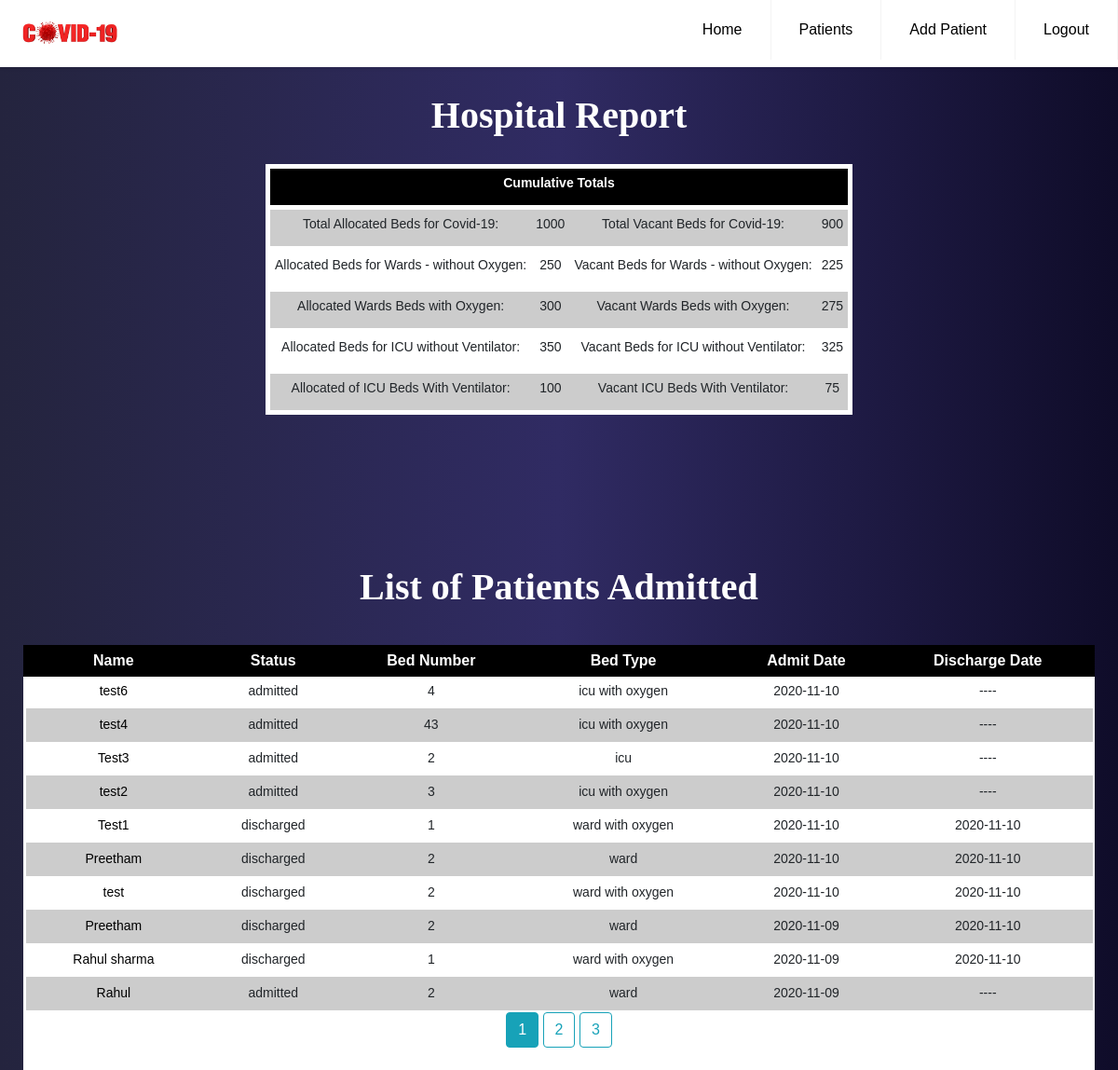
Page /patients on the committed database.
### models.py (models this page shows, shortened)
class Hospital(db.Model):
    id = db.Column(db.Integer, primary_key=True)
    name = db.Column(db.String(100), nullable=False)
    area = db.Column(db.String(100), nullable=False)
    district = db.Column(db.String(100), nullable=False)
    state = db.Column(db.String(100), nullable=False)
    total_beds = db.Column(db.Integer, nullable=False)
    available_beds = db.Column(db.Integer, nullable=False)
    total_ward_beds = db.Column(db.Integer, nullable=False)
    available_ward_beds = db.Column(db.Integer, nullable=False)
    total_ward_beds_with_oxygen = db.Column(db.Integer, nullable=False)
    available_ward_beds_with_oxygen = db.Column(db.Integer, nullable=False)
    total_icu_beds = db.Column(db.Integer, nullable=False)
    available_icu_beds = db.Column(db.Integer, nullable=False)
    total_icu_beds_with_oxygen = db.Column(db.Integer, nullable=False)
    available_icu_beds_with_oxygen = db.Column(db.Integer, nullable=False)
    beds = db.relationship('Bed', backref='hospital', lazy=True)

class Patient(db.Model):
    id = db.Column(db.Integer, primary_key=True)
    name = db.Column(db.String(100), nullable=False)
    age = db.Column(db.Integer, nullable=False)
    gender = db.Column(db.String(10), nullable=False)
    status = db.Column(db.String(10), nullable=False)
    admit_date = db.Column(db.DateTime, nullable=False, default=datetime.utcnow)
    discharge_date = db.Column(db.DateTime, nullable=True)
    phone = db.Column(db.Integer, nullable=False)
    address = db.Column(db.Text, nullable=False)
    blood_group = db.Column(db.String(20), nullable=False)
    bed_id = db.Column(db.Integer, db.ForeignKey('bed.id'), nullable=False)

class Bed(db.Model):
    id = db.Column(db.Integer, primary_key=True)
    bed_number = db.Column(db.Integer, nullable=False)
    bed_type = db.Column(db.String(100), nullable=False)
    cost = db.Column(db.Integer, nullable=False)
    hospital_id = db.Column(db.Integer, db.ForeignKey('hospital.id'), nullable=False)
    patients = db.relationship('Patient', backref='bed', lazy=True)

### app.py (the view)
@app.route('/patients')
def patient_list():
    hospital = Hospital.query.first()
    page = request.args.get('page', 1, type=int)
    patients = Patient.query.order_by(Patient.admit_date.desc()).paginate(per_page=10, page=page)
    return render_template('patient.html', patients=patients, hospital=hospital)

### templates/patient.html
{% extends "base.html" %}
{% block navbar %}
	    <li><a href="{{ url_for('patient_list') }}">Patients</a></li>
	    <li><a href="{{ url_for('patient_add') }}">Add Patient</a></li>
	    <li><a href="#careers">Logout</a></li>
{% endblock navbar %}
{% block content %}
<div class="table__header">
	<div class="table__wrapper">
		<h1 class="label__head">Hospital Report</h1>
		<table class="table__content">
			<tr>
				<td colspan="4" class="report__head">
					<label>Cumulative Totals </label>
				</td>
			</tr>
			<tr>
				<td>
					<label>Total Allocated Beds for Covid-19: </label>
				</td>
				<td >
					<label>{{ hospital.total_beds }}</label>
				</td>
				<td>
					<label>Total Vacant Beds for Covid-19: </label>
				</td>
				<td>
					<label>{{ hospital.available_beds }}</label>
				</td>
			</tr>
			<tr>
				<td>
					<label>Allocated Beds for Wards - without Oxygen: </label>
				</td>
				<td>
					<label>{{ hospital.total_ward_beds }}</label>
				</td>
				<td>
					<label>Vacant Beds for Wards - without Oxygen: </label>
				</td>
				<td>
					<label>{{ hospital.available_ward_beds }}</label>
				</td>
			</tr>
			<tr>
				<td>
					<label>Allocated Wards Beds with Oxygen: </label>
				</td>
				<td>
					<label>{{ hospital.total_ward_beds_with_oxygen }} </label>
				</td>
				<td>
					<label>Vacant Wards Beds with Oxygen: </label>
				</td>
				<td>
					<label>{{ hospital.available_ward_beds_with_oxygen }}</label>
				</td>
			</tr>
			<tr>
				<td>
					<label>Allocated Beds for ICU without Ventilator: </label>
				</td>
				<td>
					<label>{{ hospital.total_icu_beds }}</label>
				</td>
				<td>
					<label>Vacant Beds for ICU without Ventilator: </label>
				</td>
				<td>
					<label>{{ hospital.available_icu_beds }}</label>
				</td>
			</tr>
			<tr>
				<td>
					<label>Allocated of ICU Beds With Ventilator: </label>
				</td>
				<td>
					<label>{{ hospital.total_icu_beds_with_oxygen }}</label>
				</td>
				<td>
					<label>Vacant ICU Beds With Ventilator: </label>
				</td>
				<td>
					<label>{{ hospital.available_icu_beds_with_oxygen }}</label>
				</td>
			</tr>
		</table>
	</div>
</div>
<div class="patient__header">
	<label class="label__head">List of Patients Admitted</label></br></br>
	<div class="patient__wrapper">
		<table class="table__box">
  <thead>
    <tr>
      <th class="th-sm">Name
      </th>
      <th class="th-sm">Status
      </th>
      <th class="th-sm">Bed Number
      </th>
      <th class="th-sm">Bed Type
      </th>
      <th class="th-sm">Admit Date
      </th>
      <th class="th-sm">Discharge Date
      </th>
    </tr>
  </thead>
  <tbody>
  {% for patient in patients.items %}
    <tr>
      <td><a href="{{ url_for('patient_update', patient_id=patient.id) }}">{{ patient.name }}</a></td>
      <td>{{ patient.status }}</td>
      <td>{{ patient.bed.bed_number }}</td>
      <td>{{ patient.bed.bed_type }}</td>
      <td>{{ patient.admit_date.strftime('%Y-%m-%d') }}</td>
        {% if patient.discharge_date %}
            <td>{{ patient.discharge_date.strftime('%Y-%m-%d') }}</td>
        {% else %}
            <td>----</td>
        {% endif %}
    </tr>
  {% endfor %}
  </tbody>
</table>
        {% for page_num in patients.iter_pages(left_edge=1, right_edge=1, left_current=1, right_current=2) %}
        {% if page_num %}
            {% if patients.page == page_num %}
                <a class="btn btn-info mb-4" href="{{ url_for('patient_list', page=page_num) }}">{{ page_num }}</a>
            {% else %}
                <a class="btn btn-outline-info mb-4" href="{{ url_for('patient_list', page=page_num) }}">{{ page_num }}</a>
            {% endif %}
        {% else %}
            ...
        {% endif %}
    {% endfor %}
	</div>
</div>
{% endblock content %}

### templates/base.html (shortened to what this page needs)
<!DOCTYPE html>
<html>
<head>
	<link rel="stylesheet" type="text/css" href="{{ url_for('static', filename='css/home.css') }}">
	<link rel="stylesheet" href="https://stackpath.bootstrapcdn.com/bootstrap/4.3.1/css/bootstrap.min.css">
	<link href="https://unpkg.com/aos@2.3.1/dist/aos.css" rel="stylesheet">
	<link rel="stylesheet" href="https://cdnjs.cloudflare.com/ajax/libs/select2/4.0.13/css/select2.min.css" />
	<link rel="stylesheet" type="text/css" href="{{ url_for('static', filename='css/patient_add.css') }}">
</head>
<body>
<div class="navbar__main">
	<header class="header">
	  <img src="{{ url_for('static', filename='img/logo.jpg') }}" class="logo">
	  <ul class="menu">
	    <li><a href="{{ url_for('home') }}">Home</a></li>
          {% block navbar %}
          {% endblock %}
	  </ul>
	</header>
</div>
{% block content %}
{% endblock %}
</body>
</html>

### static/css/home.css (style rules this page uses)
* { box-sizing: border-box; padding: 0; margin: 0; font-family: Verdana, Geneva, Tahoma, sans-serif; }
.navbar__main a { color: #000; }
.navbar__main .header { background-color: #fff; box-shadow: 1px 1px 4px 0 rgba(0,0,0,.1); position: fixed; width: 100%; z-index: 3; }
.navbar__main .header ul { margin: 0; padding: 0; list-style: none; overflow: hidden; background-color: #fff; }
.navbar__main .header li a { display: block; padding: 20px 20px; border-right: 1px solid #f4f4f4; text-decoration: none; }
.navbar__main .header .logo { display: block; float: left; font-size: 2em; padding: 10px 20px; text-decoration: none; }
.navbar__main .header .menu { clear: both; max-height: 0; transition: max-height .2s ease-out; }
@media (min-width: 1000px) { .navbar__main .header li { float: left; } }
@media (min-width: 1000px) { .navbar__main .header li a { padding: 20px 30px; } }
@media (min-width: 1000px) { .navbar__main .header .menu { clear: none; float: right; max-height: none; } }
.logo { height: 75%; width: 150px; }
.table__header { padding: 100px; padding-bottom: 0; text-align: center; }
.table__wrapper { display: flex; flex-direction: column; justify-content: center; }
.table__content { margin-left: auto; margin-right: auto; margin-top: 20px; text-align: center; }
.table__content tr { border: 5px solid white; }
.table__content td { border: transparent; }
td, tr { border: 2px solid black; font-size: 14px; }
td { padding: 5px; }
.patient__header { text-align: center; }
.patient__wrapper { margin-right: 25px; margin-left: 25px; background: white; }
.table__box { width: 100%; text-align: center; }
th { border: 5px solid black; background: black; color: white; font-size: 16px; }
tr { border: 5px solid white; }
td { border: 5px solid transparent; }
td a { color: black; }
tr:nth-child(even) { background: #CCC }
tr:nth-child(odd) { background: #FFF }
.label__head { font-size: 40px; color: white; font-weight: bold; font-family: "Times New Roman", Times, serif; }
.report__head { background: black; color: white; font-weight: bold; }
.table__header { height: 600px; }
body { width:100%; background: #0f0c29; background: -webkit-linear-gradient(to right, #24243e, #302b63, #0f0c29); background: linear-gradient(to right, #24243e, #302b63, #0f0c29); }

### rows in the picture
Hospital: total_beds "1000", available_beds "900", total_ward_beds "250", available_ward_beds "225", total_ward_beds_with_oxygen "300", available_ward_beds_with_oxygen "275", total_icu_beds "350", available_icu_beds "325", total_icu_beds_with_oxygen "100", available_icu_beds_with_oxygen "75"
Patient: name "test6", status "admitted", bed.bed_number "4", bed.bed_type "icu with oxygen", admit_date "2020-11-10"
Patient: name "test4", status "admitted", bed.bed_number "43", bed.bed_type "icu with oxygen", admit_date "2020-11-10"
Patient: name "Test3", status "admitted", bed.bed_number "2", bed.bed_type "icu", admit_date "2020-11-10"
Patient: name "test2", status "admitted", bed.bed_number "3", bed.bed_type "icu with oxygen", admit_date "2020-11-10"
Patient: name "Test1", status "discharged", bed.bed_number "1", bed.bed_type "ward with oxygen", admit_date "2020-11-10", discharge_date "2020-11-10"
Patient: name "Preetham", status "discharged", bed.bed_number "2", bed.bed_type "ward", admit_date "2020-11-10", discharge_date "2020-11-10"
Patient: name "test", status "discharged", bed.bed_number "2", bed.bed_type "ward with oxygen", admit_date "2020-11-10", discharge_date "2020-11-10"
Patient: name "Preetham", status "discharged", bed.bed_number "2", bed.bed_type "ward", admit_date "2020-11-09", discharge_date "2020-11-10"
Patient: name "Rahul sharma", status "discharged", bed.bed_number "1", bed.bed_type "ward with oxygen", admit_date "2020-11-09", discharge_date "2020-11-10"
Patient: name "Rahul", status "admitted", bed.bed_number "2", bed.bed_type "ward", admit_date "2020-11-09"

### other values in the picture
{{ page_num }} "1"
{{ page_num }} "2" "3"
